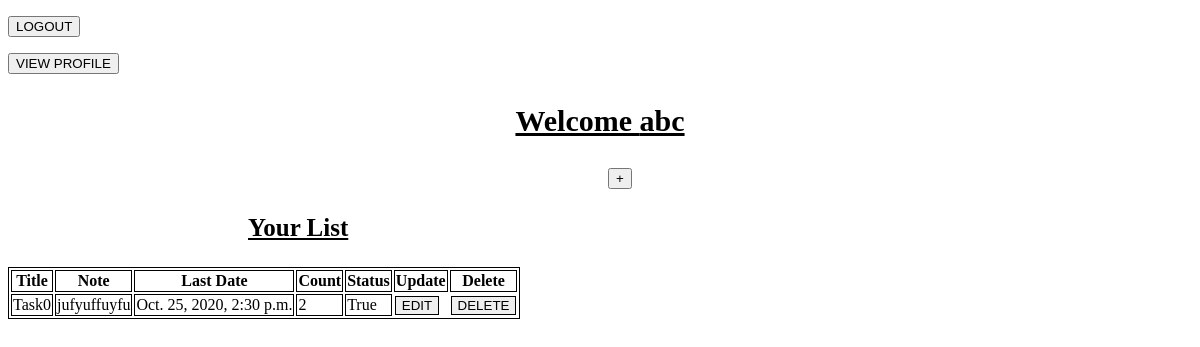
Before: /display/ (signed in) with the older database file.
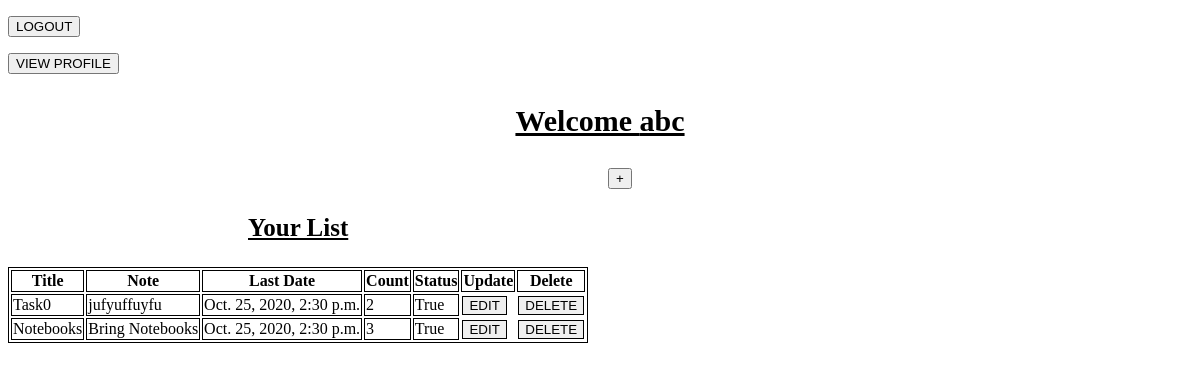
After: the same page with the newer database file.
### task_1/models.py (models this page shows)
class todo(models.Model):
    Title=models.CharField(unique=True,max_length=100)
    Note=models.TextField()
    Save_Date=models.DateTimeField(auto_now_add=True)
    Last_Date=models.DateTimeField()
    Status=models.BooleanField()
    Count=models.IntegerField(default=0)
    name=models.ForeignKey(register1,on_delete=models.CASCADE)

### task_1/views.py (the view)
# urls.py: path("display/",views.display_page,name="display"),
def display_page(request):
    if request.method=="POST":
        return redirect('list')
    else:
        Name2=request.user
        print(Name2)
        obj=todo.objects.filter(name=Name2)
        return render(request,'welcome.html',{'Name':Name2,'obj':obj})

### task_1/templates/welcome.html (shortened to what this page needs)
<!DOCTYPE html>
<html lang="en">
<head>
</head>
<body>
    <form action="{% url "logout" %}" class="d-inline">
        <p><button type="submit">LOGOUT</button></p>
    </form>
   <form action="{% url "ViewProfile"%}" class="d-inline">
        <p><button>VIEW PROFILE</button></p>
    </form>
    <p style="text-align:center;font-size:30px;"><strong><u>Welcome {{Name}}</u></strong></p>
    <form action="{% url 'list' %}" style="margin-left:600px;">
        <button type="submit">+</button>
    </form>
    <p style="font-size:25px;margin-left:240px;"><u><strong>Your List</strong></u></p>
    <p>
    <table class="table">
        <thead class="table">
          <tr class="table">
            <th scope="col" class="table">Title</th>
            <th scope="col" class="table">Note</th>
            <th scope="col" class="table">Last Date</th>
            <th scope="col" class="table">Count</th>
            <th scope="col" class="table">Status</th>
            <th scope="col" class="table">Update</th>
            <th scope="col" class="table">Delete</th>
          </tr>
        </thead>
        <tbody>
            {%for i in obj%}
                <tr>
                    <td class="table">{{i.Title}}</td>
                    <td class="table">{{i.Note}}</td>
                    <td class="table">{{i.Last_Date}}</td>
                    <td class="table">{{i.Count}}</td>
                    <td class="table">{{i.Status}}</td>
                    <td>
                        <form action="{% url "update" i.id %}" class="d-inline">
                            <button class="table">EDIT</button>
                        </form>
                    </td>
                    <td>
                        <form action="{% url "delete" i.id %}" method="POST" class="d-inline">
                            <button type="submit" class="table">DELETE</button>
                        </form>
                    </td>
                </tr>
            {% endfor %}
        </tbody>
    </table></p>
</body>
</html>

Changed rows visible on the page:
added todo: Title "Notebooks", Note "Bring Notebooks", Last_Date "Oct. 25, 2020, 2:30 p.m.", Count "3", Status "True"
